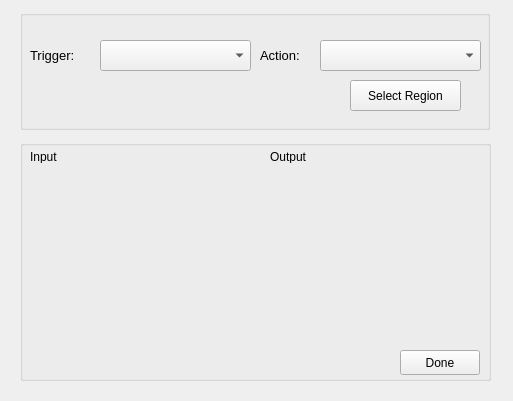
<?xml version="1.0" encoding="UTF-8"?>
<ui version="4.0">
 <class>MainWindow</class>
 <widget class="QMainWindow" name="MainWindow">
  <property name="geometry">
   <rect>
    <x>0</x>
    <y>0</y>
    <width>513</width>
    <height>401</height>
   </rect>
  </property>
  <property name="windowTitle">
   <string>Screen Track &amp; Action</string>
  </property>
  <widget class="QWidget" name="centralwidget">
   <widget class="QGroupBox" name="groupBox">
    <property name="geometry">
     <rect>
      <x>20</x>
      <y>10</y>
      <width>470</width>
      <height>120</height>
     </rect>
    </property>
    <property name="title">
     <string/>
    </property>
    <widget class="QComboBox" name="trackCombo">
     <property name="geometry">
      <rect>
       <x>80</x>
       <y>30</y>
       <width>151</width>
       <height>31</height>
      </rect>
     </property>
     <item>
      <property name="text">
       <string/>
      </property>
     </item>
     <item>
      <property name="text">
       <string>Gesture</string>
      </property>
     </item>
     <item>
      <property name="text">
       <string>Detect Color</string>
      </property>
     </item>
     <item>
      <property name="text">
       <string>Detect Text</string>
      </property>
     </item>
     <item>
      <property name="text">
       <string>Detect Update of Region</string>
      </property>
     </item>
     <item>
      <property name="text">
       <string>Mouse Button</string>
      </property>
     </item>
     <item>
      <property name="text">
       <string>Mouse Position</string>
      </property>
     </item>
    </widget>
    <widget class="QLabel" name="label">
     <property name="geometry">
      <rect>
       <x>10</x>
       <y>30</y>
       <width>61</width>
       <height>31</height>
      </rect>
     </property>
     <property name="font">
      <font>
       <pointsize>10</pointsize>
      </font>
     </property>
     <property name="text">
      <string>Trigger:</string>
     </property>
    </widget>
    <widget class="QLabel" name="label_2">
     <property name="geometry">
      <rect>
       <x>240</x>
       <y>30</y>
       <width>61</width>
       <height>31</height>
      </rect>
     </property>
     <property name="font">
      <font>
       <pointsize>10</pointsize>
      </font>
     </property>
     <property name="text">
      <string>Action:</string>
     </property>
    </widget>
    <widget class="QComboBox" name="actionCombo">
     <property name="geometry">
      <rect>
       <x>300</x>
       <y>30</y>
       <width>161</width>
       <height>31</height>
      </rect>
     </property>
     <item>
      <property name="text">
       <string/>
      </property>
     </item>
     <item>
      <property name="text">
       <string>Shutdown</string>
      </property>
     </item>
     <item>
      <property name="text">
       <string>Restart</string>
      </property>
     </item>
     <item>
      <property name="text">
       <string>Sleep</string>
      </property>
     </item>
     <item>
      <property name="text">
       <string>Run a command</string>
      </property>
     </item>
     <item>
      <property name="text">
       <string>Insert text</string>
      </property>
     </item>
     <item>
      <property name="text">
       <string>Pointer move</string>
      </property>
     </item>
     <item>
      <property name="text">
       <string>Pointer click</string>
      </property>
     </item>
     <item>
      <property name="text">
       <string>Get Text to Clipboard</string>
      </property>
     </item>
     <item>
      <property name="text">
       <string>Screenshot of Region</string>
      </property>
     </item>
     <item>
      <property name="text">
       <string>Screen Capture Region</string>
      </property>
     </item>
    </widget>
    <widget class="QPushButton" name="regionButton">
     <property name="geometry">
      <rect>
       <x>330</x>
       <y>70</y>
       <width>111</width>
       <height>31</height>
      </rect>
     </property>
     <property name="text">
      <string>Select Region</string>
     </property>
    </widget>
   </widget>
   <widget class="QGroupBox" name="groupBox_2">
    <property name="geometry">
     <rect>
      <x>20</x>
      <y>140</y>
      <width>471</width>
      <height>241</height>
     </rect>
    </property>
    <property name="title">
     <string/>
    </property>
    <widget class="QWidget" name="horizontalLayoutWidget">
     <property name="geometry">
      <rect>
       <x>10</x>
       <y>20</y>
       <width>231</width>
       <height>181</height>
      </rect>
     </property>
     <layout class="QHBoxLayout" name="hl1"/>
    </widget>
    <widget class="QWidget" name="horizontalLayoutWidget_2">
     <property name="geometry">
      <rect>
       <x>250</x>
       <y>20</y>
       <width>211</width>
       <height>181</height>
      </rect>
     </property>
     <layout class="QHBoxLayout" name="hl2"/>
    </widget>
    <widget class="QLabel" name="label_3">
     <property name="geometry">
      <rect>
       <x>10</x>
       <y>10</y>
       <width>52</width>
       <height>13</height>
      </rect>
     </property>
     <property name="text">
      <string>Input</string>
     </property>
    </widget>
    <widget class="QLabel" name="label_4">
     <property name="geometry">
      <rect>
       <x>250</x>
       <y>10</y>
       <width>52</width>
       <height>13</height>
      </rect>
     </property>
     <property name="text">
      <string>Output</string>
     </property>
    </widget>
    <widget class="QPushButton" name="doneBtn">
     <property name="geometry">
      <rect>
       <x>380</x>
       <y>210</y>
       <width>80</width>
       <height>25</height>
      </rect>
     </property>
     <property name="text">
      <string>Done</string>
     </property>
    </widget>
   </widget>
  </widget>
 </widget>
 <resources/>
 <connections/>
</ui>
